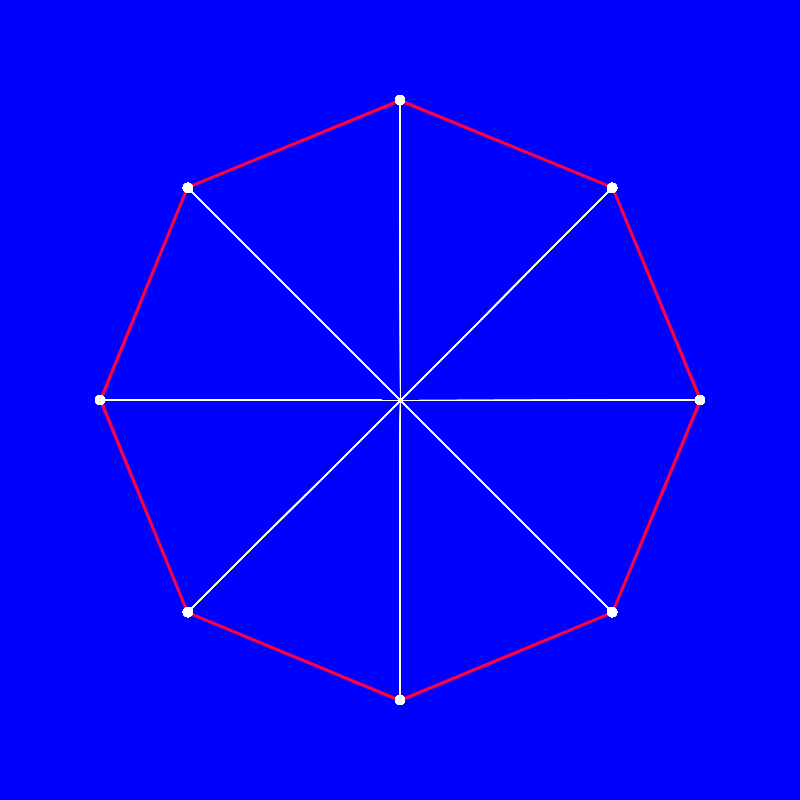
Frame 1 (no input)
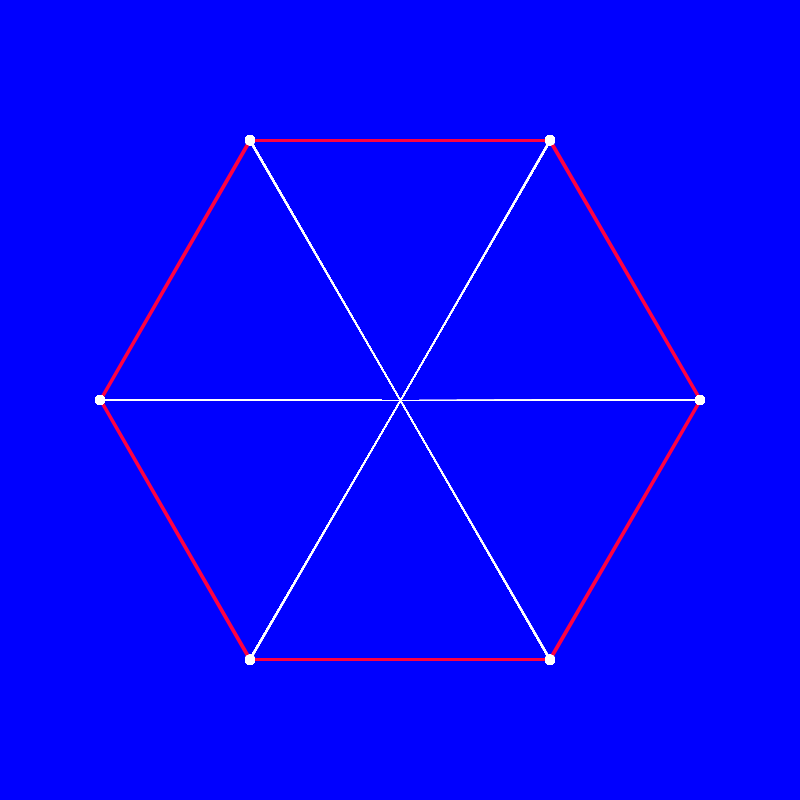
Frame 60 (the mouse pressed at the canvas centre just before this capture)
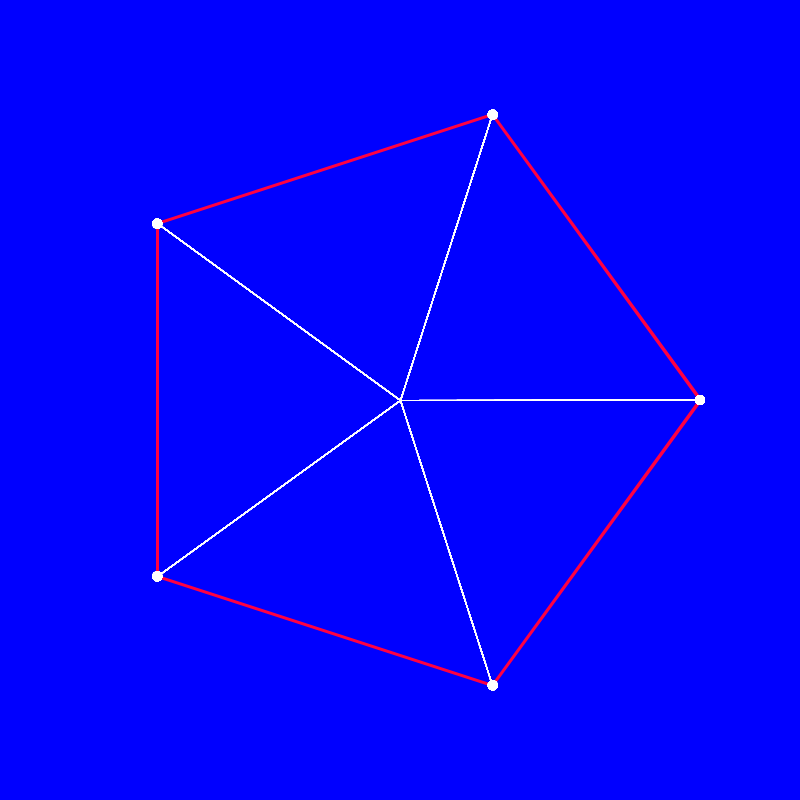
Frame 120 (the mouse held since frame 60 and released just before this capture)

The Processing sketch that drew these frames (run headless with seeded random() and noise(); from frame 60 on, the mouse is pressed at the canvas centre):

// Processing sketch: LSIp6_10_RegularPolygons
// ── LSIp6_10_RegularPolygons.pde
void setup() {
  size(800, 800);
  background(0, 0, 255);
  smooth(64);
}

void draw() {
  background(0, 0, 255);

  float sides = round(map(sin(frameCount*0.1), -1, 1, 3, 12));
  float r = 300;
  noFill();

  strokeWeight(3);
  stroke(255, 0, 65);
  beginShape();
  for (float i=0; i<360; i++) {
    float a = i*radians((360./sides));
    float vx = width/2+cos(a)*r;
    float vy = height/2+sin(a)*r;
    vertex(vx, vy);
  }
  endShape();

  strokeWeight(1);
  for (float i=0; i<360; i++) {
    float a = i*radians((360./sides));
    float px = width/2+cos(a)*r;
    float py = height/2+sin(a)*r;
    stroke(255);
    line(width/2, height/2, px, py);
    noStroke();
    fill(255);
    ellipse(px, py, 10, 10);
  }
}
